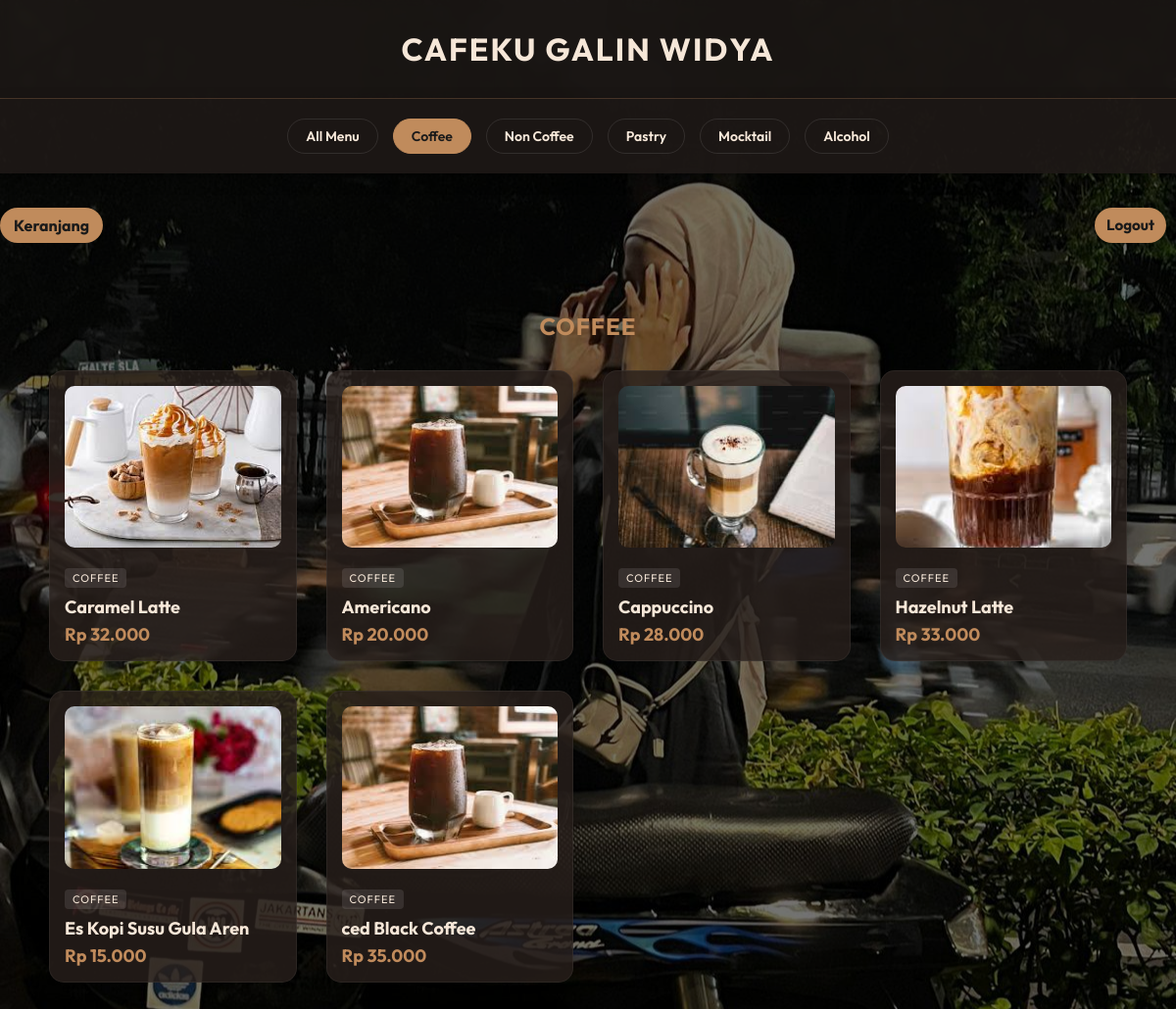
The app's page /user/index.php?kategori=coffee (signed in) with its own data.
### tables this page shows
CREATE TABLE `produk` (
  `id` int(11) NOT NULL,
  `nama` varchar(100) NOT NULL,
  `harga` int(11) NOT NULL,
  `kategori` varchar(50) NOT NULL,
  `deskripsi` text DEFAULT NULL,
  `gambar` varchar(255) DEFAULT NULL
);

### fungsi.php (called while the page is built, shortened)
<?php
$conn = mysqli_connect("localhost", "root", "", "cafeku_adi");
function query($query)
{
    global $conn;
    $result = mysqli_query($conn, $query);
    $rows = [];
    while ($row = mysqli_fetch_assoc($result)) {
        $rows[] = $row;
    }
    return $rows;
}
function cari($keyword)
{
    $keyword = mysqli_real_escape_string($GLOBALS['conn'], $keyword);
    $query = "SELECT * FROM produk
                WHERE
              nama LIKE '%$keyword%' OR
              kategori LIKE '%$keyword%' OR
              deskripsi LIKE '%$keyword%'
            ";
    return query($query);
}
?>

### user/index.php (the view, shortened to what this page needs)
<?php
require '../fungsi.php';
$kategori = isset($_GET['kategori']) ? $_GET['kategori'] : "all";
if ($kategori == "all") {
    $produk = query("SELECT * FROM produk ORDER BY id DESC");
    $judul = "All Menu";
} else {
    $produk = cari($kategori);
    $kategori = mysqli_real_escape_string($conn, $kategori);
    $produk = query("SELECT * FROM produk WHERE kategori = '$kategori'");
    $judul = ucfirst($kategori);
}
?>
<!DOCTYPE html>
<html lang="id">
<head>
    <link rel="stylesheet" href="../css/style-user.css">
</head>
<body>
    <header>
        <div class="header-left">Cafeku Galin Widya</div>
    </header>
    <div class="nav">
        <a href="?kategori=all" class="<?= ($kategori == 'all') ? 'active' : '' ?>">All Menu</a>
        <a href="?kategori=coffee" class="<?= ($kategori == 'coffee') ? 'active' : '' ?>">Coffee</a>
        <a href="?kategori=noncoffee" class="<?= ($kategori == 'noncoffee') ? 'active' : '' ?>">Non Coffee</a>
        <a href="?kategori=pastry" class="<?= ($kategori == 'pastry') ? 'active' : '' ?>">Pastry</a>
        <a href="?kategori=nonalcohol" class="<?= ($kategori == 'nonalcohol') ? 'active' : '' ?>">Mocktail</a>
        <a href="?kategori=alcohol" class="<?= ($kategori == 'alcohol') ? 'active' : '' ?>">Alcohol</a>
    </div>
    <div style="display: flex; justify-content: space-between; gap: 10px; margin: 15px 10px 0 0;">
        <a href="pembayaran.php" class="btn btn-success" style="padding: 8px 14px;">Keranjang</a>
        <a href="../logout.php" class="btn btn-danger" style="padding: 8px 12px; font-size: 0.95rem;">Logout</a>
    </div>
    <div class="container">
        <h2 class="judul-kategori"><?= $judul ?></h2>
        <div class="menu-grid">
            <?php foreach ($produk as $row) : ?>
                <a href="menu.php?id=<?= $row['id'] ?>" class="card">
                    <img src="../<?= $row['gambar'] ?>" alt="<?= $row['nama'] ?>" loading="lazy">
                    <div class="card-content">
                        <span class="kategori-label"><?= $row['kategori'] ?></span>
                        <h3><?= $row['nama'] ?></h3>
                        <span class="harga">Rp <?= number_format($row['harga'], 0, ',', '.') ?></span>
                    </div>
                </a>
            <?php endforeach; ?>
        </div>
    </div>
</body>
</html>

### css/style-user.css (style rules this page uses)
body { margin: 0; font-family: "Outfit", sans-serif; background: url("../poto/WhatsApp Image 2025-11-16 at 18.09.41_44c61466.jpg") center/cover fixed; color: #f6e7d8; }
body::before { content: ""; position: fixed; inset: 0; background: rgba(0, 0, 0, 0.55); z-index: -1; }
header { padding: 30px; text-align: center; font-size: 32px; font-weight: 700; text-transform: uppercase; letter-spacing: 2px; border-bottom: 1px solid rgba(192, 139, 92, 0.3); background: rgba(30, 25, 23, 0.8); backdrop-filter: blur(5px); }
.nav { display: flex; justify-content: center; flex-wrap: wrap; gap: 15px; padding: 20px; position: sticky; top: 0; background: rgba(30, 25, 23, 0.9); z-index: 100; box-shadow: 0 5px 15px rgba(0, 0, 0, 0.3); }
.nav a { color: #f8e9da; padding: 8px 18px; text-decoration: none; border-radius: 20px; font-weight: 600; border: 1px solid rgba(255, 255, 255, 0.1); transition: 0.3s; font-size: 14px; }
.nav a:hover, .nav a.active { background: #c08b5c; color: #1a1a1a; border-color: #c08b5c; }
.container { max-width: 1100px; margin: 30px auto; padding: 20px; }
.judul-kategori { text-align: center; margin-bottom: 30px; color: #c08b5c; text-transform: uppercase; letter-spacing: 1px; }
.menu-grid { display: grid; grid-template-columns: repeat(auto-fit, minmax(240px, 1fr)); gap: 30px; }
.card { background: rgba(40, 32, 28, 0.8); padding: 15px; border-radius: 15px; text-decoration: none; color: inherit; display: block; transition: 0.3s; border: 1px solid rgba(255, 255, 255, 0.05); }
.card img { width: 100%; aspect-ratio: 4/3; object-fit: cover; border-radius: 10px; margin-bottom: 15px; }
.card h3 { margin: 10px 0 5px; font-size: 18px; white-space: nowrap; overflow: hidden; text-overflow: ellipsis; }
.harga { color: #c08b5c; font-weight: 700; font-size: 18px; display: block; margin-top: 5px; }
.kategori-label { font-size: 11px; text-transform: uppercase; background: rgba(255, 255, 255, 0.1); padding: 3px 8px; border-radius: 4px; letter-spacing: 1px; }
.btn { display: inline-block; padding: 10px 25px; margin-top: 20px; background: #c08b5c; color: #1a1a1a; text-decoration: none; border-radius: 25px; font-weight: bold; transition: 0.3s; }

### records on screen
produk: gambar (picture), kategori "COFFEE", nama "Caramel Latte", harga "32.000"
produk: gambar (picture), kategori "COFFEE", nama "Americano", harga "20.000"
produk: gambar (picture), kategori "COFFEE", nama "Cappuccino", harga "28.000"
produk: gambar (picture), kategori "COFFEE", nama "Hazelnut Latte", harga "33.000"
produk: gambar (picture), kategori "COFFEE", nama "Es Kopi Susu Gula Aren", harga "15.000"
produk: gambar (picture), kategori "COFFEE", nama "ced Black Coffee", harga "35.000"

### other values on screen
$judul "COFFEE"
